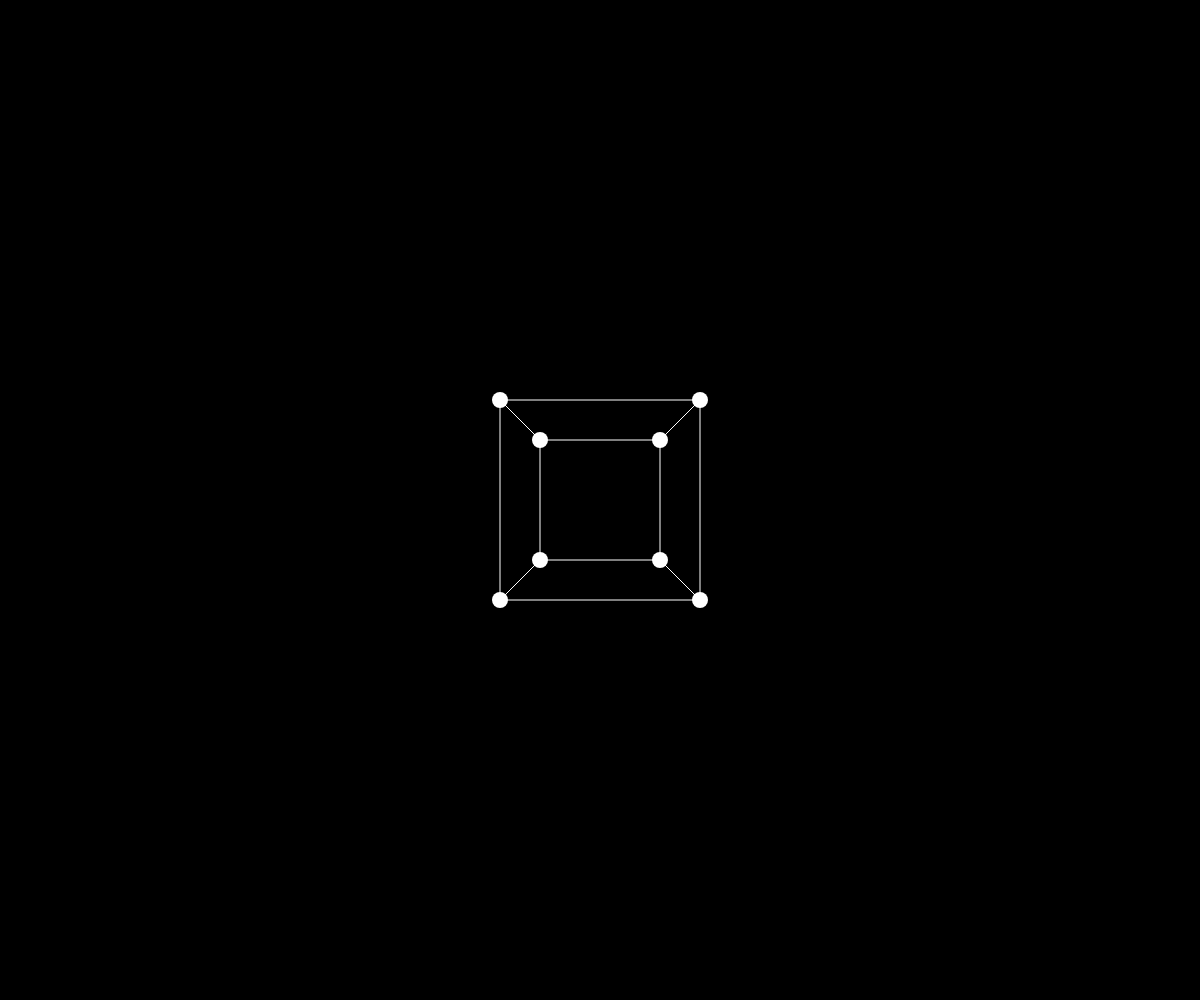
Frame 1 (no input)
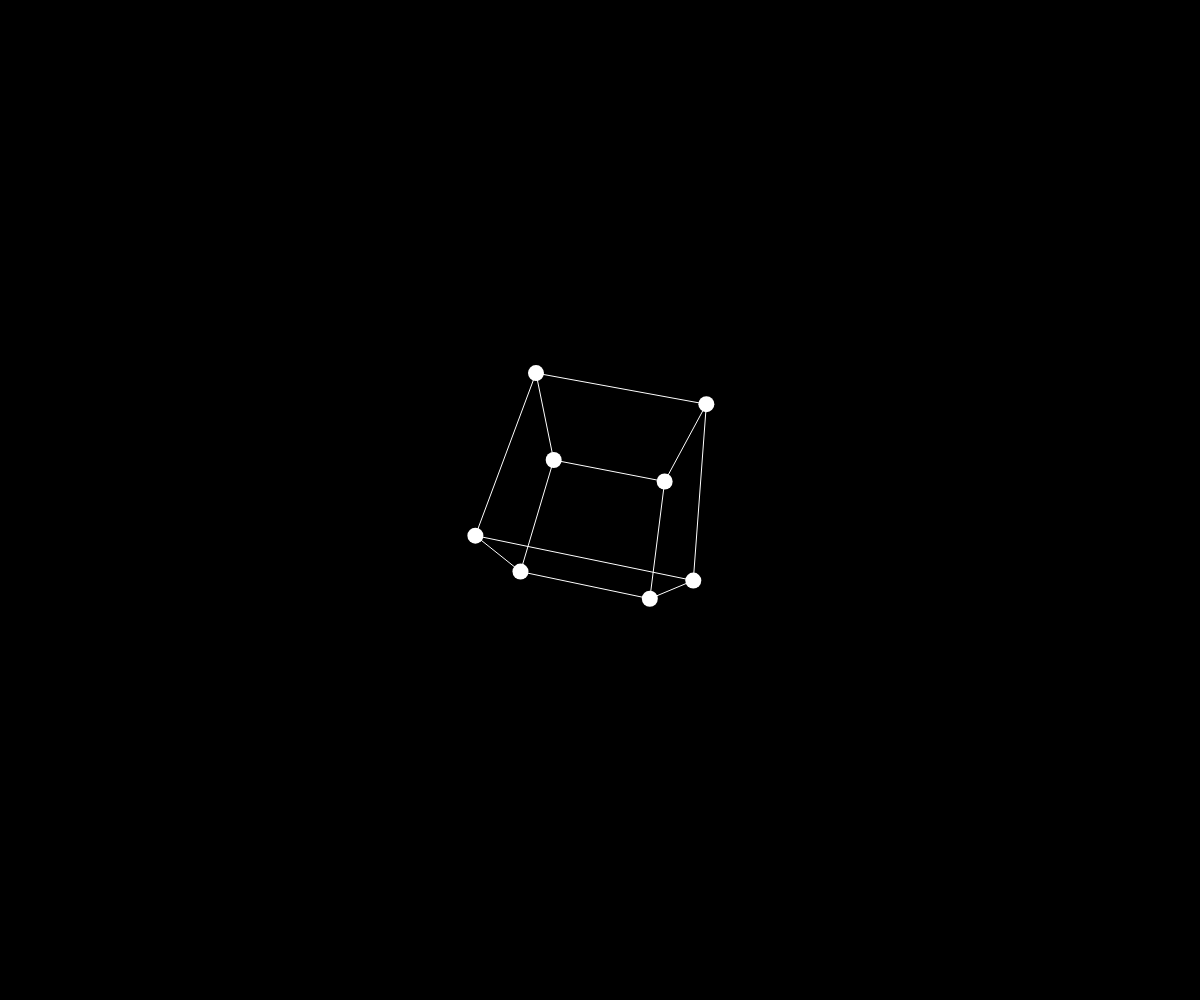
Frame 60 (no input)
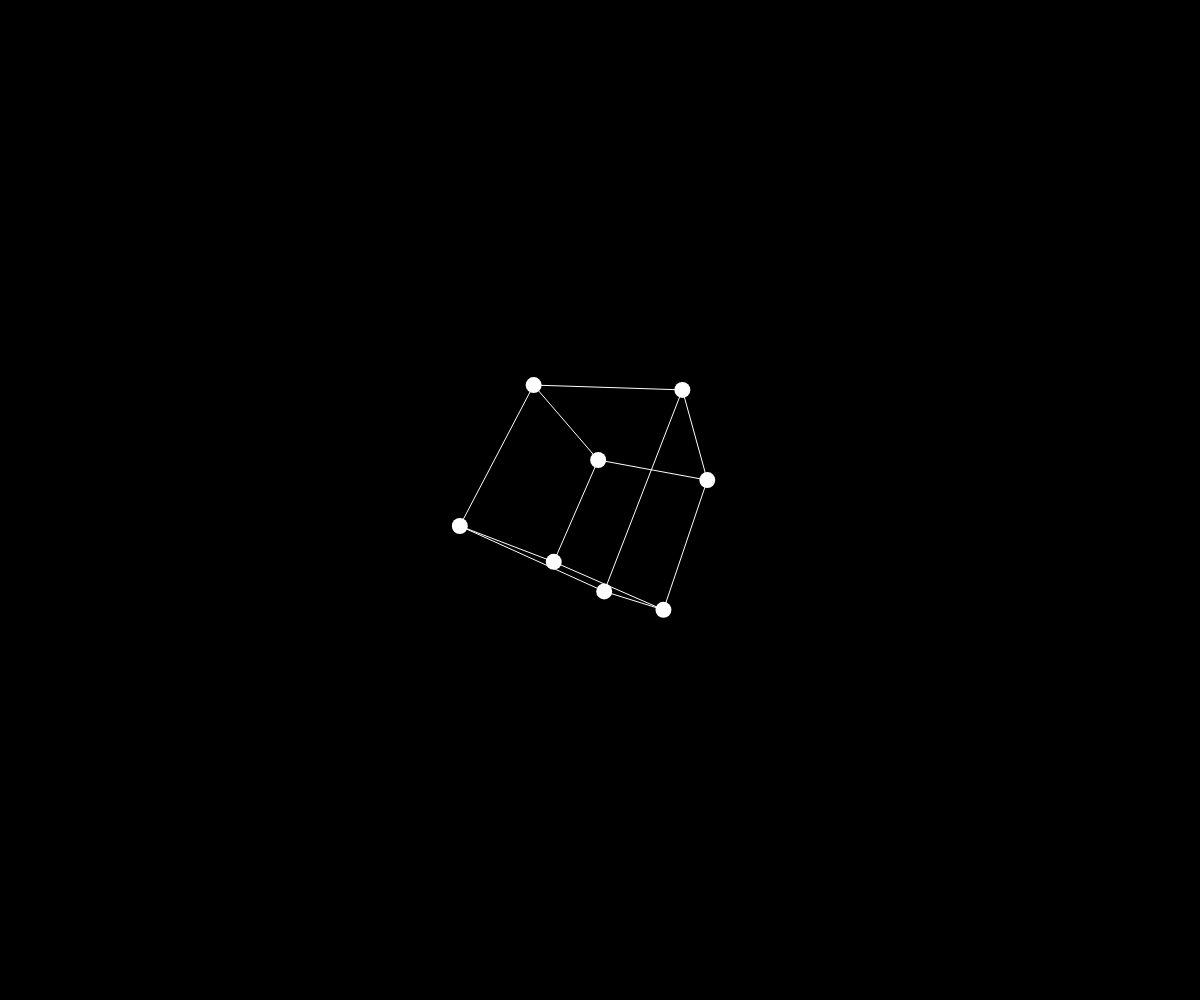
Frame 120 (the mouse pressed at the canvas centre since frame 60)

The p5.js sketch that drew these frames (run headless with seeded random() and noise() and a simulated clock; from frame 60 on, the mouse is pressed at the canvas centre):

// p5.js sketch
// ── sketch.js
const cube = [
  [0, 0, 0],
  [1, 0, 0],
  [1, 1, 0],
  [0, 1, 0],
  [0, 0, 1],
  [1, 0, 1],
  [1, 1, 1],
  [0, 1, 1],
].map(([x, y, z]) => [[x - 0.5], [y - 0.5], [z - 0.5]]);

const cameraDistance = 2;
const cubeSize = 300;

let angle = 0;

function setup() {
  createCanvas(windowWidth, windowHeight);
}

function draw() {
  background(0);
  translate(width / 2, height / 2);

  const rotationX = [
    [1, 0, 0],
    [0, cos(angle), -sin(angle)],
    [0, sin(angle), cos(angle)],
  ];

  const rotationY = [
    [cos(angle), 0, sin(angle)],
    [0, 1, 0],
    [-sin(angle), 0, cos(angle)],
  ];

  const rotationZ = [
    [cos(angle), -sin(angle), 0],
    [sin(angle), cos(angle), 0],
    [0, 0, 1],
  ];

  const projected = cube.map((point) => {
    const rotated = matmul(
      rotationX,
      matmul(rotationY, matmul(rotationZ, point))
    );
    const z = 1 / (cameraDistance - rotated[2][0]);

    const projection = [
      [z, 0, 0],
      [0, z, 0],
    ];
    const [[x], [y]] = matmul(projection, rotated);
    return createVector(x * cubeSize, y * cubeSize);
  });

  stroke(255);
  strokeWeight(16);
  noFill();
  for (const v of projected) {
    point(v.x, v.y);
  }

  const connect = (i, j) => {
    const a = projected[i];
    const b = projected[j];
    line(a.x, a.y, b.x, b.y);
  };

  strokeWeight(1);
  stroke(255);
  for (let i = 0; i < 4; i++) {
    connect(i, (i + 1) % 4);
    connect(i + 4, ((i + 1) % 4) + 4);
    connect(i, i + 4);
  }

  angle += 0.03;
}

function matmul(a, b) {
  const aRows = a.length;
  const aCols = a[0].length;
  const bRows = b.length;
  const bCols = b[0].length;
  if (aCols !== bRows)
    throw `matrices not match: ${aRows}x${aCols}, ${bRows}x${bCols}`;

  const H = aCols;
  const rows = aRows;
  const cols = bCols;
  const res = new Array(rows).fill().map(() => new Array(cols).fill(0));
  for (let i = 0; i < res.length; i++) {
    for (let j = 0; j < res[i].length; j++) {
      let sum = 0;
      for (let k = 0; k < H; k++) {
        sum += a[i][k] * b[k][j];
      }
      res[i][j] = sum;
    }
  }
  return res;
}
